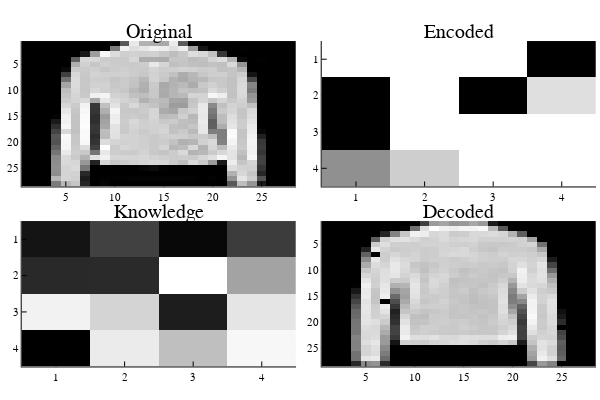

This figure's notebook cell:
### Code cell
og = x_test_autoenc[:, 97]
en = enc(og)
kn = knw(en)
dc = dec(kn)
plot(
    plot(
        Gray.(reshape(og, 28, 28)'), title="Original"
    ),
    plot(
        Gray.(reshape(en, 4, 4)'), title="Encoded"
    ),
    plot(
        Gray.(reshape(kn, 4, 4)'), title="Knowledge"
    ),
    plot(
        Gray.(reshape(dc, 28, 28)'), title="Decoded"
    )
)

### Figure 1 — Plotly figure (JSON) as saved in the notebook; plotly's stock layout.template omitted (floating-point values rounded to 4 significant figures; data arrays with more than 128 entries replaced by an {"elided": "..."} marker saying what was removed)
{"data": [{"colorbar": {"title": ""}, "colorscale": [[0, "rgba(0, 0, 0, 1.000)"], [1, "rgba(255, 255, 255, 1.000)"]], "hoverinfo": "none", "name": "y1", "showlegend": false, "showscale": false, "type": "heatmap", "x": [0.5, 1.5, 2.5, 3.5, 4.5, 5.5, 6.5, 7.5, 8.5, 9.5, 10.5, 11.5, 12.5, 13.5, 14.5, 15.5, 16.5, 17.5, 18.5, 19.5, 20.5, 21.5, 22.5, 23.5, 24.5, 25.5, 26.5, 27.5, 28.5], "xaxis": "x1", "y": [0.5, 1.5, 2.5, 3.5, 4.5, 5.5, 6.5, 7.5, 8.5, 9.5, 10.5, 11.5, 12.5, 13.5, 14.5, 15.5, 16.5, 17.5, 18.5, 19.5, 20.5, 21.5, 22.5, 23.5, 24.5, 25.5, 26.5, 27.5, 28.5], "yaxis": "y1", "z": {"elided": "28x28 float values"}, "zmax": 1, "zmin": 0}, {"colorbar": {"title": ""}, "colorscale": [[0, "rgba(0, 0, 0, 1.000)"], [1, "rgba(255, 255, 255, 1.000)"]], "hoverinfo": "none", "name": "y1", "showlegend": false, "showscale": false, "type": "heatmap", "x": [0.5, 1.5, 2.5, 3.5, 4.5], "xaxis": "x2", "y": [0.5, 1.5, 2.5, 3.5, 4.5], "yaxis": "y2", "z": [[1, 1, 1, 0], [0, 1, 0, 0.8742], [0, 1, 1, 1], [0.5647, 0.8068, 1, 1]], "zmax": 1, "zmin": 0}, {"colorbar": {"title": ""}, "colorscale": [[0, "rgba(0, 0, 0, 1.000)"], [1, "rgba(255, 255, 255, 1.000)"]], "hoverinfo": "none", "name": "y1", "showlegend": false, "showscale": false, "type": "heatmap", "x": [0.5, 1.5, 2.5, 3.5, 4.5], "xaxis": "x3", "y": [0.5, 1.5, 2.5, 3.5, 4.5], "yaxis": "y3", "z": [[0.2387, 0.3607, 0.2048, 0.3472], [0.2966, 0.299, 0.8821, 0.6298], [0.8454, 0.765, 0.2625, 0.8096], [0.1834, 0.8272, 0.7063, 0.8606]], "zmax": 0.8821, "zmin": 0.1834}, {"colorbar": {"title": ""}, "colorscale": [[0, "rgba(0, 0, 0, 1.000)"], [1, "rgba(255, 255, 255, 1.000)"]], "hoverinfo": "none", "name": "y1", "showlegend": false, "showscale": false, "type": "heatmap", "x": [0.5, 1.5, 2.5, 3.5, 4.5, 5.5, 6.5, 7.5, 8.5, 9.5, 10.5, 11.5, 12.5, 13.5, 14.5, 15.5, 16.5, 17.5, 18.5, 19.5, 20.5, 21.5, 22.5, 23.5, 24.5, 25.5, 26.5, 27.5, 28.5], "xaxis": "x4", "y": [0.5, 1.5, 2.5, 3.5, 4.5, 5.5, 6.5, 7.5, 8.5, 9.5, 10.5, 11.5, 12.5, 13.5, 14.5, 15.5, 16.5, 17.5, 18.5, 19.5, 20.5, 21.5, 22.5, 23.5, 24.5, 25.5, 26.5, 27.5, 28.5], "yaxis": "y4", "z": {"elided": "28x28 float values"}, "zmax": 1, "zmin": 0}], "layout": {"annotations": [{"font": {"color": "rgba(0, 0, 0, 1.000)", "family": "sans-serif", "size": 20}, "rotation": 0, "showarrow": false, "text": "Original", "x": 0.2648, "xanchor": "center", "xref": "paper", "y": 1, "yanchor": "top", "yref": "paper"}, {"font": {"color": "rgba(0, 0, 0, 1.000)", "family": "sans-serif", "size": 20}, "rotation": 0, "showarrow": false, "text": "Encoded", "x": 0.7648, "xanchor": "center", "xref": "paper", "y": 1, "yanchor": "top", "yref": "paper"}, {"font": {"color": "rgba(0, 0, 0, 1.000)", "family": "sans-serif", "size": 20}, "rotation": 0, "showarrow": false, "text": "Knowledge", "x": 0.2648, "xanchor": "center", "xref": "paper", "y": 0.5, "yanchor": "top", "yref": "paper"}, {"font": {"color": "rgba(0, 0, 0, 1.000)", "family": "sans-serif", "size": 20}, "rotation": 0, "showarrow": false, "text": "Decoded", "x": 0.7648, "xanchor": "center", "xref": "paper", "y": 0.5, "yanchor": "top", "yref": "paper"}], "height": 400, "legend_position": {"bgcolor": "rgba(255, 255, 255, 1.000)", "bordercolor": "rgba(0, 0, 0, 1.000)", "borderwidth": 1, "font": {"color": "rgba(0, 0, 0, 1.000)", "family": "sans-serif", "size": 11}, "title": {"font": {"color": "rgba(0, 0, 0, 1.000)", "family": "sans-serif", "size": 15}, "text": ""}, "tracegroupgap": 0, "traceorder": "normal", "x": 1, "xanchor": "auto", "y": 1, "yanchor": "auto"}, "margin": {"b": 20, "l": 0, "r": 0, "t": 20}, "paper_bgcolor": "rgba(255, 255, 255, 1.000)", "plot_bgcolor": "rgba(255, 255, 255, 1.000)", "showlegend": true, "width": 600, "xaxis1": {"anchor": "y1", "domain": [0.03619, 0.4934], "gridcolor": "rgba(0, 0, 0, 0.100)", "gridwidth": 0.5, "linecolor": "rgba(0, 0, 0, 1.000)", "mirror": false, "range": [0.5, 28.5], "showgrid": true, "showline": true, "showticklabels": true, "tickangle": 0, "tickcolor": "rgb(0, 0, 0)", "tickfont": {"color": "rgba(0, 0, 0, 1.000)", "family": "sans-serif", "size": 11}, "tickmode": "array", "ticks": "inside", "ticktext": ["5", "10", "15", "20", "25"], "tickvals": [5, 10, 15, 20, 25], "title": "", "titlefont": {"color": "rgba(0, 0, 0, 1.000)", "family": "sans-serif", "size": 15}, "type": "-", "visible": true, "zeroline": false, "zerolinecolor": "rgba(0, 0, 0, 1.000)"}, "xaxis2": {"anchor": "y2", "domain": [0.5362, 0.9934], "gridcolor": "rgba(0, 0, 0, 0.100)", "gridwidth": 0.5, "linecolor": "rgba(0, 0, 0, 1.000)", "mirror": false, "range": [0.5, 4.5], "showgrid": true, "showline": true, "showticklabels": true, "tickangle": 0, "tickcolor": "rgb(0, 0, 0)", "tickfont": {"color": "rgba(0, 0, 0, 1.000)", "family": "sans-serif", "size": 11}, "tickmode": "array", "ticks": "inside", "ticktext": ["1", "2", "3", "4"], "tickvals": [1, 2, 3, 4], "title": "", "titlefont": {"color": "rgba(0, 0, 0, 1.000)", "family": "sans-serif", "size": 15}, "type": "-", "visible": true, "zeroline": false, "zerolinecolor": "rgba(0, 0, 0, 1.000)"}, "xaxis3": {"anchor": "y3", "domain": [0.03619, 0.4934], "gridcolor": "rgba(0, 0, 0, 0.100)", "gridwidth": 0.5, "linecolor": "rgba(0, 0, 0, 1.000)", "mirror": false, "range": [0.5, 4.5], "showgrid": true, "showline": true, "showticklabels": true, "tickangle": 0, "tickcolor": "rgb(0, 0, 0)", "tickfont": {"color": "rgba(0, 0, 0, 1.000)", "family": "sans-serif", "size": 11}, "tickmode": "array", "ticks": "inside", "ticktext": ["1", "2", "3", "4"], "tickvals": [1, 2, 3, 4], "title": "", "titlefont": {"color": "rgba(0, 0, 0, 1.000)", "family": "sans-serif", "size": 15}, "type": "-", "visible": true, "zeroline": false, "zerolinecolor": "rgba(0, 0, 0, 1.000)"}, "xaxis4": {"anchor": "y4", "domain": [0.5362, 0.9934], "gridcolor": "rgba(0, 0, 0, 0.100)", "gridwidth": 0.5, "linecolor": "rgba(0, 0, 0, 1.000)", "mirror": false, "range": [0.5, 28.5], "showgrid": true, "showline": true, "showticklabels": true, "tickangle": 0, "tickcolor": "rgb(0, 0, 0)", "tickfont": {"color": "rgba(0, 0, 0, 1.000)", "family": "sans-serif", "size": 11}, "tickmode": "array", "ticks": "inside", "ticktext": ["5", "10", "15", "20", "25"], "tickvals": [5, 10, 15, 20, 25], "title": "", "titlefont": {"color": "rgba(0, 0, 0, 1.000)", "family": "sans-serif", "size": 15}, "type": "-", "visible": true, "zeroline": false, "zerolinecolor": "rgba(0, 0, 0, 1.000)"}, "yaxis1": {"anchor": "x1", "domain": [0.5376, 0.9415], "gridcolor": "rgba(0, 0, 0, 0.100)", "gridwidth": 0.5, "linecolor": "rgba(0, 0, 0, 1.000)", "mirror": false, "range": [28.5, 0.5], "showgrid": true, "showline": true, "showticklabels": true, "tickangle": 0, "tickcolor": "rgb(0, 0, 0)", "tickfont": {"color": "rgba(0, 0, 0, 1.000)", "family": "sans-serif", "size": 11}, "tickmode": "array", "ticks": "inside", "ticktext": ["5", "10", "15", "20", "25"], "tickvals": [5, 10, 15, 20, 25], "title": "", "titlefont": {"color": "rgba(0, 0, 0, 1.000)", "family": "sans-serif", "size": 15}, "type": "-", "visible": true, "zeroline": false, "zerolinecolor": "rgba(0, 0, 0, 1.000)"}, "yaxis2": {"anchor": "x2", "domain": [0.5376, 0.9415], "gridcolor": "rgba(0, 0, 0, 0.100)", "gridwidth": 0.5, "linecolor": "rgba(0, 0, 0, 1.000)", "mirror": false, "range": [4.5, 0.5], "showgrid": true, "showline": true, "showticklabels": true, "tickangle": 0, "tickcolor": "rgb(0, 0, 0)", "tickfont": {"color": "rgba(0, 0, 0, 1.000)", "family": "sans-serif", "size": 11}, "tickmode": "array", "ticks": "inside", "ticktext": ["1", "2", "3", "4"], "tickvals": [1, 2, 3, 4], "title": "", "titlefont": {"color": "rgba(0, 0, 0, 1.000)", "family": "sans-serif", "size": 15}, "type": "-", "visible": true, "zeroline": false, "zerolinecolor": "rgba(0, 0, 0, 1.000)"}, "yaxis3": {"anchor": "x3", "domain": [0.03762, 0.4415], "gridcolor": "rgba(0, 0, 0, 0.100)", "gridwidth": 0.5, "linecolor": "rgba(0, 0, 0, 1.000)", "mirror": false, "range": [4.5, 0.5], "showgrid": true, "showline": true, "showticklabels": true, "tickangle": 0, "tickcolor": "rgb(0, 0, 0)", "tickfont": {"color": "rgba(0, 0, 0, 1.000)", "family": "sans-serif", "size": 11}, "tickmode": "array", "ticks": "inside", "ticktext": ["1", "2", "3", "4"], "tickvals": [1, 2, 3, 4], "title": "", "titlefont": {"color": "rgba(0, 0, 0, 1.000)", "family": "sans-serif", "size": 15}, "type": "-", "visible": true, "zeroline": false, "zerolinecolor": "rgba(0, 0, 0, 1.000)"}, "yaxis4": {"anchor": "x4", "domain": [0.03762, 0.4415], "gridcolor": "rgba(0, 0, 0, 0.100)", "gridwidth": 0.5, "linecolor": "rgba(0, 0, 0, 1.000)", "mirror": false, "range": [28.5, 0.5], "showgrid": true, "showline": true, "showticklabels": true, "tickangle": 0, "tickcolor": "rgb(0, 0, 0)", "tickfont": {"color": "rgba(0, 0, 0, 1.000)", "family": "sans-serif", "size": 11}, "tickmode": "array", "ticks": "inside", "ticktext": ["5", "10", "15", "20", "25"], "tickvals": [5, 10, 15, 20, 25], "title": "", "titlefont": {"color": "rgba(0, 0, 0, 1.000)", "family": "sans-serif", "size": 15}, "type": "-", "visible": true, "zeroline": false, "zerolinecolor": "rgba(0, 0, 0, 1.000)"}}}
